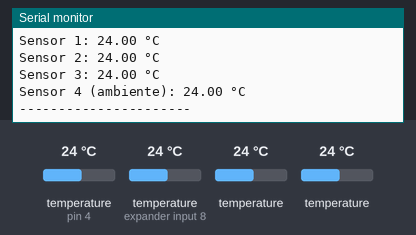
The sketch below on a simulated Arduino Uno, built with avr-gcc and run on an emulated ATmega328P. On the bench: the last lines printed to the serial monitor. The test bench sets the inputs (shaded band); at power-on: temperature (sensors on pin 4, expander input 8) 24 °C, temperature 24 °C.

Above: at 1.2 s.
1.3 s: temperature (sensor on pin 4) set to 12 °C
3.8 s: temperature (sensor on expander input 8) set to 12 °C
6.3 s: temperature (sensor 204) set to 12 °C
At 8.6 s:
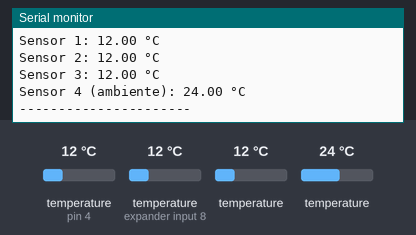
8.8 s: temperature (sensor 304) set to 12 °C
At 10.5 s:
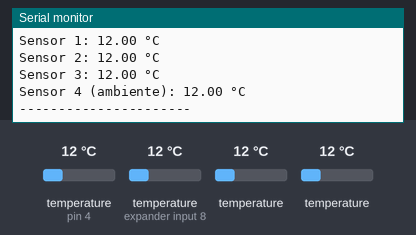
11.3 s: temperature (sensor on pin 4) set to 19 °C
13.8 s: temperature (sensor on expander input 8) set to 19 °C
Timing chart, 0 to 16.8 s (numbered marks = the images above; inputs shaded):
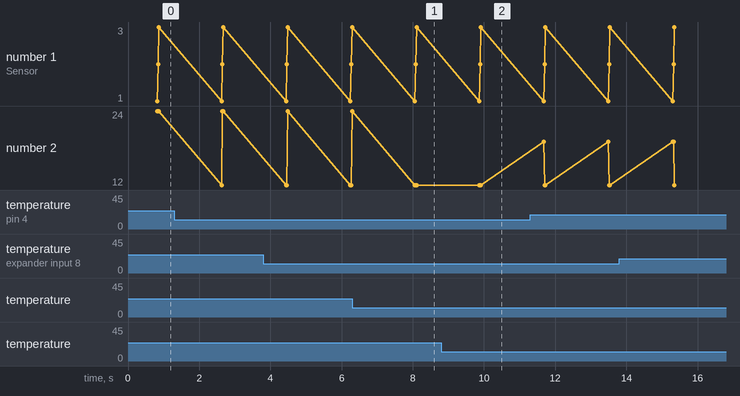

The sketch:

sensores_temperatura.ino
```cpp
#include <OneWire.h>
#include <DallasTemperature.h>

#define ONE_WIRE_BUS 4  // Pin digital donde están conectados los sensores

OneWire oneWire(ONE_WIRE_BUS);
DallasTemperature sensors(&oneWire);

DeviceAddress sensor1, sensor2, sensor3, sensor4;

void setup() {
  Serial.begin(9600);
  sensors.begin();

  if (sensors.getDeviceCount() < 4) {
    Serial.println("¡Error! No se detectan 4 sensores. Conecta todos correctamente.");
    while (true); // Detener ejecución
  }

  // Asignar direcciones a cada sensor
  sensors.getAddress(sensor1, 0);
  sensors.getAddress(sensor2, 1);
  sensors.getAddress(sensor3, 2);
  sensors.getAddress(sensor4, 3);
}

void loop() {
  sensors.requestTemperatures();

  Serial.print("Sensor 1: ");
  Serial.print(sensors.getTempC(sensor1));
  Serial.println(" °C");

  Serial.print("Sensor 2: ");
  Serial.print(sensors.getTempC(sensor2));
  Serial.println(" °C");

  Serial.print("Sensor 3: ");
  Serial.print(sensors.getTempC(sensor3));
  Serial.println(" °C");

  Serial.print("Sensor 4 (ambiente): ");
  Serial.print(sensors.getTempC(sensor4));
  Serial.println(" °C");

  Serial.println("----------------------");
  delay(1000);
}
```

Measured:
- after the input at 6.3 s, the serial monitor: prints a new line after 1.8 s (image 1)
- after the input at 8.8 s, the serial monitor: prints a new line after 1.1 s (image 2)
